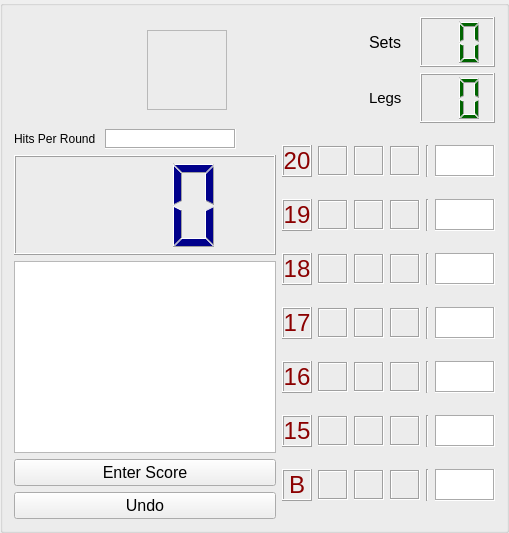
<?xml version="1.0" encoding="UTF-8"?>
<ui version="4.0">
 <class>CCricketGroupBox</class>
 <widget class="QGroupBox" name="CCricketGroupBox">
  <property name="geometry">
   <rect>
    <x>0</x>
    <y>0</y>
    <width>509</width>
    <height>489</height>
   </rect>
  </property>
  <property name="sizePolicy">
   <sizepolicy hsizetype="Minimum" vsizetype="Preferred">
    <horstretch>0</horstretch>
    <verstretch>0</verstretch>
   </sizepolicy>
  </property>
  <property name="windowTitle">
   <string>GroupBox</string>
  </property>
  <layout class="QGridLayout" name="gridLayout">
   <item row="0" column="0">
    <widget class="QLabel" name="labelPlayerName">
     <property name="font">
      <font>
       <pointsize>25</pointsize>
      </font>
     </property>
     <property name="text">
      <string/>
     </property>
     <property name="alignment">
      <set>Qt::AlignCenter</set>
     </property>
    </widget>
   </item>
   <item row="0" column="1">
    <widget class="CPlayerActiveButton" name="labelPic">
     <property name="sizePolicy">
      <sizepolicy hsizetype="Fixed" vsizetype="Fixed">
       <horstretch>0</horstretch>
       <verstretch>0</verstretch>
      </sizepolicy>
     </property>
     <property name="minimumSize">
      <size>
       <width>80</width>
       <height>80</height>
      </size>
     </property>
     <property name="autoFillBackground">
      <bool>false</bool>
     </property>
     <property name="frameShape">
      <enum>QFrame::StyledPanel</enum>
     </property>
     <property name="frameShadow">
      <enum>QFrame::Plain</enum>
     </property>
     <property name="text">
      <string/>
     </property>
     <property name="alignment">
      <set>Qt::AlignCenter</set>
     </property>
    </widget>
   </item>
   <item row="0" column="2">
    <spacer name="horizontalSpacer_3">
     <property name="orientation">
      <enum>Qt::Horizontal</enum>
     </property>
     <property name="sizeType">
      <enum>QSizePolicy::Preferred</enum>
     </property>
     <property name="sizeHint" stdset="0">
      <size>
       <width>130</width>
       <height>20</height>
      </size>
     </property>
    </spacer>
   </item>
   <item row="0" column="3">
    <layout class="QVBoxLayout" name="verticalLayout">
     <item>
      <layout class="QHBoxLayout" name="horizontalLayout_3">
       <item>
        <widget class="QLabel" name="label_set">
         <property name="font">
          <font>
           <pointsize>12</pointsize>
          </font>
         </property>
         <property name="text">
          <string>Sets</string>
         </property>
        </widget>
       </item>
       <item>
        <widget class="QLCDNumber" name="lcdNumberSets">
         <property name="sizePolicy">
          <sizepolicy hsizetype="Minimum" vsizetype="Preferred">
           <horstretch>0</horstretch>
           <verstretch>0</verstretch>
          </sizepolicy>
         </property>
         <property name="minimumSize">
          <size>
           <width>75</width>
           <height>50</height>
          </size>
         </property>
         <property name="maximumSize">
          <size>
           <width>16777215</width>
           <height>50</height>
          </size>
         </property>
         <property name="styleSheet">
          <string notr="true">QLCDNumber { color: darkgreen; background-color: none }</string>
         </property>
         <property name="digitCount">
          <number>2</number>
         </property>
        </widget>
       </item>
      </layout>
     </item>
     <item>
      <layout class="QHBoxLayout" name="horizontalLayout_2">
       <item>
        <widget class="QLabel" name="label_leg">
         <property name="font">
          <font>
           <pointsize>11</pointsize>
          </font>
         </property>
         <property name="text">
          <string>Legs</string>
         </property>
        </widget>
       </item>
       <item>
        <widget class="QLCDNumber" name="lcdNumberLegs">
         <property name="sizePolicy">
          <sizepolicy hsizetype="Minimum" vsizetype="Preferred">
           <horstretch>0</horstretch>
           <verstretch>0</verstretch>
          </sizepolicy>
         </property>
         <property name="minimumSize">
          <size>
           <width>75</width>
           <height>50</height>
          </size>
         </property>
         <property name="maximumSize">
          <size>
           <width>16777215</width>
           <height>50</height>
          </size>
         </property>
         <property name="styleSheet">
          <string notr="true">QLCDNumber { color: darkgreen; background-color: none }</string>
         </property>
         <property name="digitCount">
          <number>2</number>
         </property>
        </widget>
       </item>
      </layout>
     </item>
    </layout>
   </item>
   <item row="1" column="0" colspan="4">
    <layout class="QHBoxLayout" name="horizontalLayout_9">
     <item>
      <layout class="QVBoxLayout" name="verticalLayout_5">
       <item>
        <layout class="QHBoxLayout" name="horizontalLayout_8">
         <item>
          <widget class="QLabel" name="labelHitsPerRound">
           <property name="sizePolicy">
            <sizepolicy hsizetype="Fixed" vsizetype="Preferred">
             <horstretch>0</horstretch>
             <verstretch>0</verstretch>
            </sizepolicy>
           </property>
           <property name="minimumSize">
            <size>
             <width>85</width>
             <height>0</height>
            </size>
           </property>
           <property name="text">
            <string>Hits Per Round</string>
           </property>
           <property name="alignment">
            <set>Qt::AlignLeading|Qt::AlignLeft|Qt::AlignVCenter</set>
           </property>
          </widget>
         </item>
         <item>
          <widget class="QLabel" name="labelHitsPerRoundInput">
           <property name="minimumSize">
            <size>
             <width>50</width>
             <height>0</height>
            </size>
           </property>
           <property name="styleSheet">
            <string notr="true">QLabel {background-color: white}</string>
           </property>
           <property name="frameShape">
            <enum>QFrame::Box</enum>
           </property>
           <property name="frameShadow">
            <enum>QFrame::Sunken</enum>
           </property>
           <property name="text">
            <string/>
           </property>
          </widget>
         </item>
         <item>
          <spacer name="horizontalSpacer_8">
           <property name="orientation">
            <enum>Qt::Horizontal</enum>
           </property>
           <property name="sizeType">
            <enum>QSizePolicy::Preferred</enum>
           </property>
           <property name="sizeHint" stdset="0">
            <size>
             <width>40</width>
             <height>20</height>
            </size>
           </property>
          </spacer>
         </item>
        </layout>
       </item>
       <item>
        <layout class="QHBoxLayout" name="horizontalLayout">
         <item>
          <layout class="QVBoxLayout" name="verticalLayout_3">
           <item>
            <widget class="QLCDNumber" name="lcdNumber">
             <property name="sizePolicy">
              <sizepolicy hsizetype="Preferred" vsizetype="Expanding">
               <horstretch>0</horstretch>
               <verstretch>0</verstretch>
              </sizepolicy>
             </property>
             <property name="minimumSize">
              <size>
               <width>0</width>
               <height>100</height>
              </size>
             </property>
             <property name="maximumSize">
              <size>
               <width>16777215</width>
               <height>16777215</height>
              </size>
             </property>
             <property name="font">
              <font>
               <pointsize>8</pointsize>
              </font>
             </property>
             <property name="styleSheet">
              <string notr="true">QLCDNumber { color: darkblue; background-color: none }</string>
             </property>
             <property name="digitCount">
              <number>3</number>
             </property>
            </widget>
           </item>
           <item>
            <widget class="QTextBrowser" name="textBrowser">
             <property name="sizePolicy">
              <sizepolicy hsizetype="Minimum" vsizetype="Minimum">
               <horstretch>0</horstretch>
               <verstretch>0</verstretch>
              </sizepolicy>
             </property>
             <property name="maximumSize">
              <size>
               <width>16777215</width>
               <height>16777215</height>
              </size>
             </property>
            </widget>
           </item>
           <item>
            <widget class="QPushButton" name="pushButtonScore">
             <property name="sizePolicy">
              <sizepolicy hsizetype="Preferred" vsizetype="Fixed">
               <horstretch>0</horstretch>
               <verstretch>0</verstretch>
              </sizepolicy>
             </property>
             <property name="minimumSize">
              <size>
               <width>100</width>
               <height>0</height>
              </size>
             </property>
             <property name="maximumSize">
              <size>
               <width>16777215</width>
               <height>16777215</height>
              </size>
             </property>
             <property name="font">
              <font>
               <pointsize>12</pointsize>
              </font>
             </property>
             <property name="text">
              <string>Enter Score</string>
             </property>
            </widget>
           </item>
           <item>
            <widget class="QPushButton" name="pushButtonUndo">
             <property name="sizePolicy">
              <sizepolicy hsizetype="Preferred" vsizetype="Fixed">
               <horstretch>0</horstretch>
               <verstretch>0</verstretch>
              </sizepolicy>
             </property>
             <property name="minimumSize">
              <size>
               <width>100</width>
               <height>0</height>
              </size>
             </property>
             <property name="maximumSize">
              <size>
               <width>16777215</width>
               <height>16777215</height>
              </size>
             </property>
             <property name="font">
              <font>
               <pointsize>12</pointsize>
              </font>
             </property>
             <property name="text">
              <string>Undo</string>
             </property>
            </widget>
           </item>
          </layout>
         </item>
        </layout>
       </item>
      </layout>
     </item>
     <item>
      <layout class="QVBoxLayout" name="verticalLayout_4">
       <item>
        <layout class="QHBoxLayout" name="horizontalLayout_7">
         <item>
          <widget class="QLabel" name="label_20">
           <property name="sizePolicy">
            <sizepolicy hsizetype="Fixed" vsizetype="Fixed">
             <horstretch>0</horstretch>
             <verstretch>0</verstretch>
            </sizepolicy>
           </property>
           <property name="minimumSize">
            <size>
             <width>30</width>
             <height>30</height>
            </size>
           </property>
           <property name="font">
            <font>
             <pointsize>18</pointsize>
            </font>
           </property>
           <property name="styleSheet">
            <string notr="true">color:darkred</string>
           </property>
           <property name="frameShape">
            <enum>QFrame::Box</enum>
           </property>
           <property name="frameShadow">
            <enum>QFrame::Raised</enum>
           </property>
           <property name="text">
            <string>20</string>
           </property>
           <property name="alignment">
            <set>Qt::AlignCenter</set>
           </property>
          </widget>
         </item>
         <item>
          <widget class="QLabel" name="label20Slot1">
           <property name="sizePolicy">
            <sizepolicy hsizetype="Fixed" vsizetype="Fixed">
             <horstretch>0</horstretch>
             <verstretch>0</verstretch>
            </sizepolicy>
           </property>
           <property name="minimumSize">
            <size>
             <width>30</width>
             <height>30</height>
            </size>
           </property>
           <property name="frameShape">
            <enum>QFrame::Box</enum>
           </property>
           <property name="frameShadow">
            <enum>QFrame::Sunken</enum>
           </property>
           <property name="text">
            <string/>
           </property>
          </widget>
         </item>
         <item>
          <widget class="QLabel" name="label20Slot2">
           <property name="sizePolicy">
            <sizepolicy hsizetype="Fixed" vsizetype="Fixed">
             <horstretch>0</horstretch>
             <verstretch>0</verstretch>
            </sizepolicy>
           </property>
           <property name="minimumSize">
            <size>
             <width>30</width>
             <height>30</height>
            </size>
           </property>
           <property name="frameShape">
            <enum>QFrame::Box</enum>
           </property>
           <property name="frameShadow">
            <enum>QFrame::Sunken</enum>
           </property>
           <property name="text">
            <string/>
           </property>
          </widget>
         </item>
         <item>
          <widget class="QLabel" name="label20Slot3">
           <property name="sizePolicy">
            <sizepolicy hsizetype="Fixed" vsizetype="Fixed">
             <horstretch>0</horstretch>
             <verstretch>0</verstretch>
            </sizepolicy>
           </property>
           <property name="minimumSize">
            <size>
             <width>30</width>
             <height>30</height>
            </size>
           </property>
           <property name="frameShape">
            <enum>QFrame::Box</enum>
           </property>
           <property name="frameShadow">
            <enum>QFrame::Sunken</enum>
           </property>
           <property name="text">
            <string/>
           </property>
          </widget>
         </item>
         <item>
          <widget class="Line" name="line">
           <property name="orientation">
            <enum>Qt::Vertical</enum>
           </property>
          </widget>
         </item>
         <item>
          <widget class="QLabel" name="labelExtra20">
           <property name="sizePolicy">
            <sizepolicy hsizetype="Fixed" vsizetype="Fixed">
             <horstretch>0</horstretch>
             <verstretch>0</verstretch>
            </sizepolicy>
           </property>
           <property name="minimumSize">
            <size>
             <width>60</width>
             <height>30</height>
            </size>
           </property>
           <property name="font">
            <font>
             <pointsize>18</pointsize>
             <italic>true</italic>
             <bold>true</bold>
            </font>
           </property>
           <property name="styleSheet">
            <string notr="true">QLabel {background-color: white}</string>
           </property>
           <property name="frameShape">
            <enum>QFrame::Box</enum>
           </property>
           <property name="frameShadow">
            <enum>QFrame::Sunken</enum>
           </property>
           <property name="text">
            <string/>
           </property>
           <property name="alignment">
            <set>Qt::AlignCenter</set>
           </property>
          </widget>
         </item>
        </layout>
       </item>
       <item>
        <layout class="QHBoxLayout" name="horizontalLayout_10">
         <item>
          <widget class="QLabel" name="label_19">
           <property name="sizePolicy">
            <sizepolicy hsizetype="Fixed" vsizetype="Fixed">
             <horstretch>0</horstretch>
             <verstretch>0</verstretch>
            </sizepolicy>
           </property>
           <property name="minimumSize">
            <size>
             <width>30</width>
             <height>30</height>
            </size>
           </property>
           <property name="font">
            <font>
             <pointsize>18</pointsize>
            </font>
           </property>
           <property name="styleSheet">
            <string notr="true">color:darkred</string>
           </property>
           <property name="frameShape">
            <enum>QFrame::Box</enum>
           </property>
           <property name="frameShadow">
            <enum>QFrame::Raised</enum>
           </property>
           <property name="text">
            <string>19</string>
           </property>
           <property name="alignment">
            <set>Qt::AlignCenter</set>
           </property>
          </widget>
         </item>
         <item>
          <widget class="QLabel" name="label19Slot1">
           <property name="sizePolicy">
            <sizepolicy hsizetype="Fixed" vsizetype="Fixed">
             <horstretch>0</horstretch>
             <verstretch>0</verstretch>
            </sizepolicy>
           </property>
           <property name="minimumSize">
            <size>
             <width>30</width>
             <height>30</height>
            </size>
           </property>
           <property name="frameShape">
            <enum>QFrame::Box</enum>
           </property>
           <property name="frameShadow">
            <enum>QFrame::Sunken</enum>
           </property>
           <property name="text">
            <string/>
           </property>
          </widget>
         </item>
         <item>
          <widget class="QLabel" name="label19Slot2">
           <property name="sizePolicy">
            <sizepolicy hsizetype="Fixed" vsizetype="Fixed">
             <horstretch>0</horstretch>
             <verstretch>0</verstretch>
            </sizepolicy>
           </property>
           <property name="minimumSize">
            <size>
             <width>30</width>
             <height>30</height>
            </size>
           </property>
           <property name="frameShape">
            <enum>QFrame::Box</enum>
           </property>
           <property name="frameShadow">
            <enum>QFrame::Sunken</enum>
           </property>
           <property name="text">
            <string/>
           </property>
          </widget>
         </item>
         <item>
          <widget class="QLabel" name="label19Slot3">
           <property name="sizePolicy">
            <sizepolicy hsizetype="Fixed" vsizetype="Fixed">
             <horstretch>0</horstretch>
             <verstretch>0</verstretch>
            </sizepolicy>
           </property>
           <property name="minimumSize">
            <size>
             <width>30</width>
             <height>30</height>
            </size>
           </property>
           <property name="frameShape">
            <enum>QFrame::Box</enum>
           </property>
           <property name="frameShadow">
            <enum>QFrame::Sunken</enum>
           </property>
           <property name="text">
            <string/>
           </property>
          </widget>
         </item>
         <item>
          <widget class="Line" name="line_2">
           <property name="orientation">
            <enum>Qt::Vertical</enum>
           </property>
          </widget>
         </item>
         <item>
          <widget class="QLabel" name="labelExtra19">
           <property name="sizePolicy">
            <sizepolicy hsizetype="Fixed" vsizetype="Fixed">
             <horstretch>0</horstretch>
             <verstretch>0</verstretch>
            </sizepolicy>
           </property>
           <property name="minimumSize">
            <size>
             <width>60</width>
             <height>30</height>
            </size>
           </property>
           <property name="font">
            <font>
             <pointsize>18</pointsize>
             <italic>true</italic>
             <bold>true</bold>
            </font>
           </property>
           <property name="styleSheet">
            <string notr="true">QLabel {background-color: white}</string>
           </property>
           <property name="frameShape">
            <enum>QFrame::Box</enum>
           </property>
           <property name="frameShadow">
            <enum>QFrame::Sunken</enum>
           </property>
           <property name="text">
            <string/>
           </property>
           <property name="alignment">
            <set>Qt::AlignCenter</set>
           </property>
          </widget>
         </item>
        </layout>
       </item>
       <item>
        <layout class="QHBoxLayout" name="horizontalLayout_11">
         <item>
          <widget class="QLabel" name="label_18">
           <property name="sizePolicy">
            <sizepolicy hsizetype="Fixed" vsizetype="Fixed">
             <horstretch>0</horstretch>
             <verstretch>0</verstretch>
            </sizepolicy>
           </property>
           <property name="minimumSize">
            <size>
             <width>30</width>
             <height>30</height>
            </size>
           </property>
           <property name="font">
            <font>
             <pointsize>18</pointsize>
            </font>
           </property>
           <property name="styleSheet">
            <string notr="true">color:darkred</string>
           </property>
           <property name="frameShape">
            <enum>QFrame::Box</enum>
           </property>
           <property name="frameShadow">
            <enum>QFrame::Raised</enum>
           </property>
           <property name="text">
            <string>18</string>
           </property>
           <property name="alignment">
            <set>Qt::AlignCenter</set>
           </property>
          </widget>
         </item>
         <item>
          <widget class="QLabel" name="label18Slot1">
           <property name="sizePolicy">
            <sizepolicy hsizetype="Fixed" vsizetype="Fixed">
             <horstretch>0</horstretch>
             <verstretch>0</verstretch>
            </sizepolicy>
           </property>
           <property name="minimumSize">
            <size>
             <width>30</width>
             <height>30</height>
            </size>
           </property>
           <property name="frameShape">
            <enum>QFrame::Box</enum>
           </property>
           <property name="frameShadow">
            <enum>QFrame::Sunken</enum>
           </property>
           <property name="text">
            <string/>
           </property>
          </widget>
         </item>
         <item>
          <widget class="QLabel" name="label18Slot2">
           <property name="sizePolicy">
            <sizepolicy hsizetype="Fixed" vsizetype="Fixed">
             <horstretch>0</horstretch>
             <verstretch>0</verstretch>
            </sizepolicy>
           </property>
           <property name="minimumSize">
            <size>
             <width>30</width>
             <height>30</height>
            </size>
           </property>
           <property name="frameShape">
            <enum>QFrame::Box</enum>
           </property>
           <property name="frameShadow">
            <enum>QFrame::Sunken</enum>
           </property>
           <property name="text">
            <string/>
           </property>
          </widget>
         </item>
         <item>
          <widget class="QLabel" name="label18Slot3">
           <property name="sizePolicy">
            <sizepolicy hsizetype="Fixed" vsizetype="Fixed">
             <horstretch>0</horstretch>
             <verstretch>0</verstretch>
            </sizepolicy>
           </property>
           <property name="minimumSize">
            <size>
             <width>30</width>
             <height>30</height>
            </size>
           </property>
           <property name="frameShape">
            <enum>QFrame::Box</enum>
           </property>
           <property name="frameShadow">
            <enum>QFrame::Sunken</enum>
           </property>
           <property name="text">
            <string/>
           </property>
          </widget>
         </item>
         <item>
          <widget class="Line" name="line_3">
           <property name="orientation">
            <enum>Qt::Vertical</enum>
           </property>
          </widget>
         </item>
         <item>
          <widget class="QLabel" name="labelExtra18">
           <property name="sizePolicy">
            <sizepolicy hsizetype="Fixed" vsizetype="Fixed">
             <horstretch>0</horstretch>
             <verstretch>0</verstretch>
            </sizepolicy>
           </property>
           <property name="minimumSize">
            <size>
             <width>60</width>
             <height>30</height>
            </size>
           </property>
           <property name="font">
            <font>
             <pointsize>18</pointsize>
             <italic>true</italic>
             <bold>true</bold>
            </font>
           </property>
           <property name="styleSheet">
            <string notr="true">QLabel {background-color: white}</string>
           </property>
           <property name="frameShape">
            <enum>QFrame::Box</enum>
           </property>
           <property name="frameShadow">
            <enum>QFrame::Sunken</enum>
           </property>
           <property name="text">
            <string/>
           </property>
           <property name="alignment">
            <set>Qt::AlignCenter</set>
           </property>
          </widget>
         </item>
        </layout>
       </item>
       <item>
        <layout class="QHBoxLayout" name="horizontalLayout_12">
         <item>
          <widget class="QLabel" name="label_17">
           <property name="sizePolicy">
            <sizepolicy hsizetype="Fixed" vsizetype="Fixed">
             <horstretch>0</horstretch>
             <verstretch>0</verstretch>
            </sizepolicy>
           </property>
           <property name="minimumSize">
            <size>
             <width>30</width>
             <height>30</height>
            </size>
           </property>
           <property name="font">
            <font>
             <pointsize>18</pointsize>
            </font>
           </property>
           <property name="styleSheet">
            <string notr="true">color:darkred</string>
           </property>
           <property name="frameShape">
            <enum>QFrame::Box</enum>
           </property>
           <property name="frameShadow">
            <enum>QFrame::Raised</enum>
           </property>
           <property name="text">
            <string>17</string>
           </property>
           <property name="alignment">
            <set>Qt::AlignCenter</set>
           </property>
          </widget>
         </item>
         <item>
          <widget class="QLabel" name="label17Slot1">
           <property name="sizePolicy">
            <sizepolicy hsizetype="Fixed" vsizetype="Fixed">
             <horstretch>0</horstretch>
             <verstretch>0</verstretch>
            </sizepolicy>
           </property>
           <property name="minimumSize">
            <size>
             <width>30</width>
             <height>30</height>
            </size>
           </property>
           <property name="frameShape">
            <enum>QFrame::Box</enum>
           </property>
           <property name="frameShadow">
            <enum>QFrame::Sunken</enum>
           </property>
           <property name="text">
            <string/>
           </property>
          </widget>
         </item>
         <item>
          <widget class="QLabel" name="label17Slot2">
           <property name="sizePolicy">
            <sizepolicy hsizetype="Fixed" vsizetype="Fixed">
             <horstretch>0</horstretch>
             <verstretch>0</verstretch>
            </sizepolicy>
           </property>
           <property name="minimumSize">
            <size>
             <width>30</width>
             <height>30</height>
            </size>
           </property>
           <property name="frameShape">
            <enum>QFrame::Box</enum>
           </property>
           <property name="frameShadow">
            <enum>QFrame::Sunken</enum>
           </property>
           <property name="text">
            <string/>
           </property>
          </widget>
         </item>
         <item>
          <widget class="QLabel" name="label17Slot3">
           <property name="sizePolicy">
            <sizepolicy hsizetype="Fixed" vsizetype="Fixed">
             <horstretch>0</horstretch>
             <verstretch>0</verstretch>
            </sizepolicy>
           </property>
           <property name="minimumSize">
            <size>
             <width>30</width>
             <height>30</height>
            </size>
           </property>
           <property name="frameShape">
            <enum>QFrame::Box</enum>
           </property>
           <property name="frameShadow">
            <enum>QFrame::Sunken</enum>
           </property>
           <property name="text">
            <string/>
           </property>
          </widget>
         </item>
         <item>
          <widget class="Line" name="line_4">
           <property name="orientation">
            <enum>Qt::Vertical</enum>
           </property>
          </widget>
         </item>
         <item>
          <widget class="QLabel" name="labelExtra17">
           <property name="sizePolicy">
            <sizepolicy hsizetype="Fixed" vsizetype="Fixed">
             <horstretch>0</horstretch>
             <verstretch>0</verstretch>
            </sizepolicy>
           </property>
           <property name="minimumSize">
            <size>
             <width>60</width>
             <height>30</height>
            </size>
           </property>
           <property name="font">
            <font>
             <pointsize>18</pointsize>
             <italic>true</italic>
             <bold>true</bold>
            </font>
           </property>
           <property name="styleSheet">
            <string notr="true">QLabel {background-color: white}</string>
           </property>
           <property name="frameShape">
            <enum>QFrame::Box</enum>
           </property>
           <property name="frameShadow">
            <enum>QFrame::Sunken</enum>
           </property>
           <property name="text">
            <string/>
           </property>
           <property name="alignment">
            <set>Qt::AlignCenter</set>
           </property>
          </widget>
         </item>
        </layout>
       </item>
       <item>
        <layout class="QHBoxLayout" name="horizontalLayout_13">
         <item>
          <widget class="QLabel" name="label_16">
           <property name="sizePolicy">
            <sizepolicy hsizetype="Fixed" vsizetype="Fixed">
             <horstretch>0</horstretch>
             <verstretch>0</verstretch>
            </sizepolicy>
           </property>
           <property name="minimumSize">
            <size>
             <width>30</width>
             <height>30</height>
            </size>
           </property>
           <property name="font">
            <font>
             <pointsize>18</pointsize>
            </font>
           </property>
           <property name="styleSheet">
            <string notr="true">color:darkred</string>
           </property>
           <property name="frameShape">
            <enum>QFrame::Box</enum>
           </property>
           <property name="frameShadow">
            <enum>QFrame::Raised</enum>
           </property>
           <property name="text">
            <string>16</string>
           </property>
           <property name="alignment">
            <set>Qt::AlignCenter</set>
           </property>
          </widget>
         </item>
         <item>
          <widget class="QLabel" name="label16Slot1">
           <property name="sizePolicy">
            <sizepolicy hsizetype="Fixed" vsizetype="Fixed">
             <horstretch>0</horstretch>
             <verstretch>0</verstretch>
            </sizepolicy>
           </property>
           <property name="minimumSize">
            <size>
             <width>30</width>
             <height>30</height>
            </size>
           </property>
           <property name="frameShape">
            <enum>QFrame::Box</enum>
           </property>
           <property name="frameShadow">
            <enum>QFrame::Sunken</enum>
           </property>
           <property name="text">
            <string/>
           </property>
          </widget>
         </item>
         <item>
          <widget class="QLabel" name="label16Slot2">
           <property name="sizePolicy">
            <sizepolicy hsizetype="Fixed" vsizetype="Fixed">
             <horstretch>0</horstretch>
             <verstretch>0</verstretch>
            </sizepolicy>
           </property>
           <property name="minimumSize">
            <size>
             <width>30</width>
             <height>30</height>
            </size>
           </property>
           <property name="frameShape">
            <enum>QFrame::Box</enum>
           </property>
           <property name="frameShadow">
            <enum>QFrame::Sunken</enum>
           </property>
           <property name="text">
            <string/>
           </property>
          </widget>
         </item>
         <item>
          <widget class="QLabel" name="label16Slot3">
           <property name="sizePolicy">
            <sizepolicy hsizetype="Fixed" vsizetype="Fixed">
             <horstretch>0</horstretch>
             <verstretch>0</verstretch>
            </sizepolicy>
           </property>
           <property name="minimumSize">
            <size>
             <width>30</width>
             <height>30</height>
            </size>
           </property>
           <property name="frameShape">
            <enum>QFrame::Box</enum>
           </property>
           <property name="frameShadow">
            <enum>QFrame::Sunken</enum>
           </property>
           <property name="text">
            <string/>
           </property>
          </widget>
         </item>
         <item>
          <widget class="Line" name="line_5">
           <property name="orientation">
            <enum>Qt::Vertical</enum>
           </property>
          </widget>
         </item>
         <item>
          <widget class="QLabel" name="labelExtra16">
           <property name="sizePolicy">
            <sizepolicy hsizetype="Fixed" vsizetype="Fixed">
             <horstretch>0</horstretch>
             <verstretch>0</verstretch>
            </sizepolicy>
           </property>
           <property name="minimumSize">
            <size>
             <width>60</width>
             <height>30</height>
            </size>
           </property>
           <property name="font">
            <font>
             <pointsize>18</pointsize>
             <italic>true</italic>
             <bold>true</bold>
            </font>
           </property>
           <property name="styleSheet">
            <string notr="true">QLabel {background-color: white}</string>
           </property>
           <property name="frameShape">
            <enum>QFrame::Box</enum>
           </property>
           <property name="frameShadow">
            <enum>QFrame::Sunken</enum>
           </property>
           <property name="text">
            <string/>
           </property>
           <property name="alignment">
            <set>Qt::AlignCenter</set>
           </property>
          </widget>
         </item>
        </layout>
       </item>
       <item>
        <layout class="QHBoxLayout" name="horizontalLayout_14">
         <item>
          <widget class="QLabel" name="label_15">
           <property name="sizePolicy">
            <sizepolicy hsizetype="Fixed" vsizetype="Fixed">
             <horstretch>0</horstretch>
             <verstretch>0</verstretch>
            </sizepolicy>
           </property>
           <property name="minimumSize">
            <size>
             <width>30</width>
             <height>30</height>
            </size>
           </property>
           <property name="font">
            <font>
             <pointsize>18</pointsize>
            </font>
           </property>
           <property name="styleSheet">
            <string notr="true">color:darkred</string>
           </property>
           <property name="frameShape">
            <enum>QFrame::Box</enum>
           </property>
           <property name="frameShadow">
            <enum>QFrame::Raised</enum>
           </property>
           <property name="text">
            <string>15</string>
           </property>
           <property name="alignment">
            <set>Qt::AlignCenter</set>
           </property>
          </widget>
         </item>
         <item>
          <widget class="QLabel" name="label15Slot1">
           <property name="sizePolicy">
            <sizepolicy hsizetype="Fixed" vsizetype="Fixed">
             <horstretch>0</horstretch>
             <verstretch>0</verstretch>
            </sizepolicy>
           </property>
           <property name="minimumSize">
            <size>
             <width>30</width>
             <height>30</height>
            </size>
           </property>
           <property name="frameShape">
            <enum>QFrame::Box</enum>
           </property>
           <property name="frameShadow">
            <enum>QFrame::Sunken</enum>
           </property>
           <property name="text">
            <string/>
           </property>
          </widget>
         </item>
         <item>
          <widget class="QLabel" name="label15Slot2">
           <property name="sizePolicy">
            <sizepolicy hsizetype="Fixed" vsizetype="Fixed">
             <horstretch>0</horstretch>
             <verstretch>0</verstretch>
            </sizepolicy>
           </property>
           <property name="minimumSize">
            <size>
             <width>30</width>
             <height>30</height>
            </size>
           </property>
           <property name="frameShape">
            <enum>QFrame::Box</enum>
           </property>
           <property name="frameShadow">
            <enum>QFrame::Sunken</enum>
           </property>
           <property name="text">
            <string/>
           </property>
          </widget>
         </item>
         <item>
          <widget class="QLabel" name="label15Slot3">
           <property name="sizePolicy">
            <sizepolicy hsizetype="Fixed" vsizetype="Fixed">
             <horstretch>0</horstretch>
             <verstretch>0</verstretch>
            </sizepolicy>
           </property>
           <property name="minimumSize">
            <size>
             <width>30</width>
             <height>30</height>
            </size>
           </property>
           <property name="frameShape">
            <enum>QFrame::Box</enum>
           </property>
           <property name="frameShadow">
            <enum>QFrame::Sunken</enum>
           </property>
           <property name="text">
            <string/>
           </property>
          </widget>
         </item>
         <item>
          <widget class="Line" name="line_6">
           <property name="orientation">
            <enum>Qt::Vertical</enum>
           </property>
          </widget>
         </item>
         <item>
          <widget class="QLabel" name="labelExtra15">
           <property name="sizePolicy">
            <sizepolicy hsizetype="Fixed" vsizetype="Fixed">
             <horstretch>0</horstretch>
             <verstretch>0</verstretch>
            </sizepolicy>
           </property>
           <property name="minimumSize">
            <size>
             <width>60</width>
             <height>30</height>
            </size>
           </property>
           <property name="font">
            <font>
             <pointsize>18</pointsize>
             <italic>true</italic>
             <bold>true</bold>
            </font>
           </property>
           <property name="styleSheet">
            <string notr="true">QLabel {background-color: white}</string>
           </property>
           <property name="frameShape">
            <enum>QFrame::Box</enum>
           </property>
           <property name="frameShadow">
            <enum>QFrame::Sunken</enum>
           </property>
           <property name="text">
            <string/>
           </property>
           <property name="alignment">
            <set>Qt::AlignCenter</set>
           </property>
          </widget>
         </item>
        </layout>
       </item>
       <item>
        <layout class="QHBoxLayout" name="horizontalLayout_15">
         <item>
          <widget class="QLabel" name="label_25">
           <property name="sizePolicy">
            <sizepolicy hsizetype="Fixed" vsizetype="Fixed">
             <horstretch>0</horstretch>
             <verstretch>0</verstretch>
            </sizepolicy>
           </property>
           <property name="minimumSize">
            <size>
             <width>30</width>
             <height>30</height>
            </size>
           </property>
           <property name="font">
            <font>
             <pointsize>18</pointsize>
            </font>
           </property>
           <property name="styleSheet">
            <string notr="true">color:darkred</string>
           </property>
           <property name="frameShape">
            <enum>QFrame::Box</enum>
           </property>
           <property name="frameShadow">
            <enum>QFrame::Raised</enum>
           </property>
           <property name="text">
            <string>B</string>
           </property>
           <property name="alignment">
            <set>Qt::AlignCenter</set>
           </property>
          </widget>
         </item>
         <item>
          <widget class="QLabel" name="label25Slot1">
           <property name="sizePolicy">
            <sizepolicy hsizetype="Fixed" vsizetype="Fixed">
             <horstretch>0</horstretch>
             <verstretch>0</verstretch>
            </sizepolicy>
           </property>
           <property name="minimumSize">
            <size>
             <width>30</width>
             <height>30</height>
            </size>
           </property>
           <property name="frameShape">
            <enum>QFrame::Box</enum>
           </property>
           <property name="frameShadow">
            <enum>QFrame::Sunken</enum>
           </property>
           <property name="text">
            <string/>
           </property>
          </widget>
         </item>
         <item>
          <widget class="QLabel" name="label25Slot2">
           <property name="sizePolicy">
            <sizepolicy hsizetype="Fixed" vsizetype="Fixed">
             <horstretch>0</horstretch>
             <verstretch>0</verstretch>
            </sizepolicy>
           </property>
           <property name="minimumSize">
            <size>
             <width>30</width>
             <height>30</height>
            </size>
           </property>
           <property name="frameShape">
            <enum>QFrame::Box</enum>
           </property>
           <property name="frameShadow">
            <enum>QFrame::Sunken</enum>
           </property>
           <property name="text">
            <string/>
           </property>
          </widget>
         </item>
         <item>
          <widget class="QLabel" name="label25Slot3">
           <property name="sizePolicy">
            <sizepolicy hsizetype="Fixed" vsizetype="Fixed">
             <horstretch>0</horstretch>
             <verstretch>0</verstretch>
            </sizepolicy>
           </property>
           <property name="minimumSize">
            <size>
             <width>30</width>
             <height>30</height>
            </size>
           </property>
           <property name="frameShape">
            <enum>QFrame::Box</enum>
           </property>
           <property name="frameShadow">
            <enum>QFrame::Sunken</enum>
           </property>
           <property name="text">
            <string/>
           </property>
          </widget>
         </item>
         <item>
          <widget class="Line" name="line_7">
           <property name="orientation">
            <enum>Qt::Vertical</enum>
           </property>
          </widget>
         </item>
         <item>
          <widget class="QLabel" name="labelExtra25">
           <property name="sizePolicy">
            <sizepolicy hsizetype="Fixed" vsizetype="Fixed">
             <horstretch>0</horstretch>
             <verstretch>0</verstretch>
            </sizepolicy>
           </property>
           <property name="minimumSize">
            <size>
             <width>60</width>
             <height>30</height>
            </size>
           </property>
           <property name="font">
            <font>
             <pointsize>18</pointsize>
             <italic>true</italic>
             <bold>true</bold>
            </font>
           </property>
           <property name="styleSheet">
            <string notr="true">QLabel {background-color: white}</string>
           </property>
           <property name="frameShape">
            <enum>QFrame::Box</enum>
           </property>
           <property name="frameShadow">
            <enum>QFrame::Sunken</enum>
           </property>
           <property name="text">
            <string/>
           </property>
           <property name="alignment">
            <set>Qt::AlignCenter</set>
           </property>
          </widget>
         </item>
        </layout>
       </item>
      </layout>
     </item>
    </layout>
   </item>
  </layout>
 </widget>
 <customwidgets>
  <customwidget>
   <class>CPlayerActiveButton</class>
   <extends>QLabel</extends>
   <header>player_active_button.h</header>
  </customwidget>
 </customwidgets>
 <resources/>
 <connections/>
</ui>
